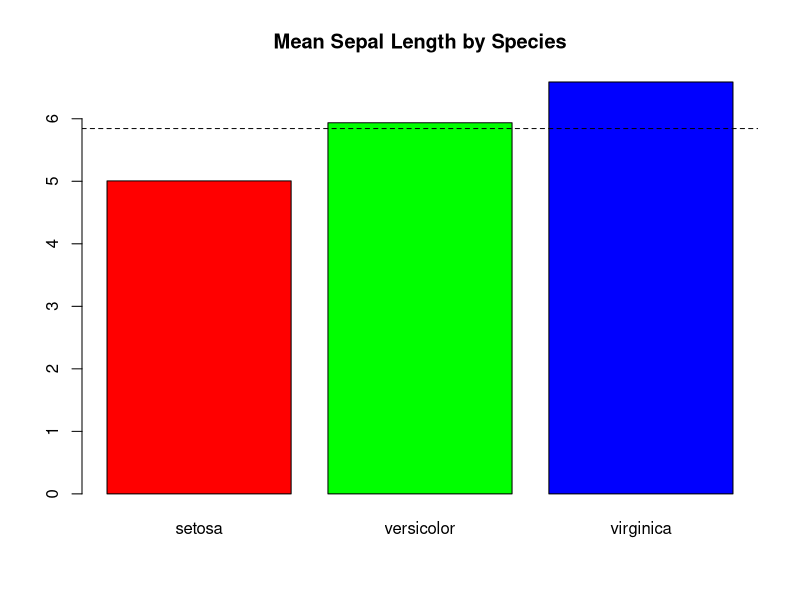

Recreate this plot in R.
# Compare datasets + visualization
result <- aggregate(Sepal.Length ~ Species, iris, mean)
print(result)

dev.new()
barplot(result$Sepal.Length, names=result$Species, col=c("red","green","blue"), main="Mean Sepal Length by Species")
abline(h=mean(iris$Sepal.Length), col="black", lty=2)
